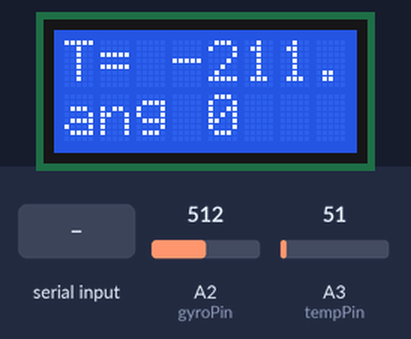
Bench run of a sketch on a simulated Arduino Uno, built with avr-gcc and run on an emulated ATmega328P. Shown: 8×2 character LCD. The inputs (shaded band) are chosen by the test bench; at power-on: A3 (tempPin) = 51, A2 (gyroPin) = 512. What the sketch prints to the serial monitor is not drawn.

Above: at 3.2 s.
3.3 s: "0" received over Serial
At 3.7 s:
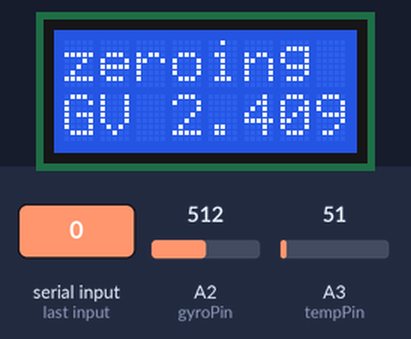
6.3 s: "1" received over Serial
At 7.1 s:
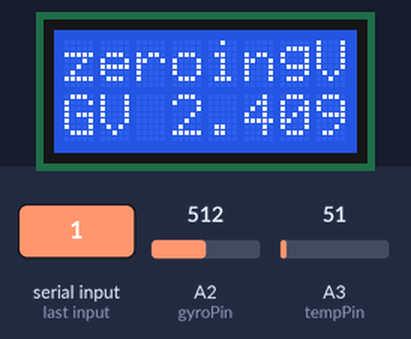
9.3 s: A3 (tempPin) set to 61
At 11.0 s:
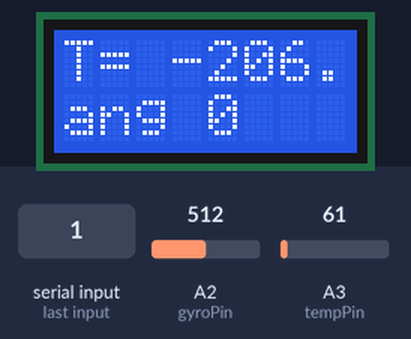
11.8 s: A2 (gyroPin) set to 716
At 13.0 s:
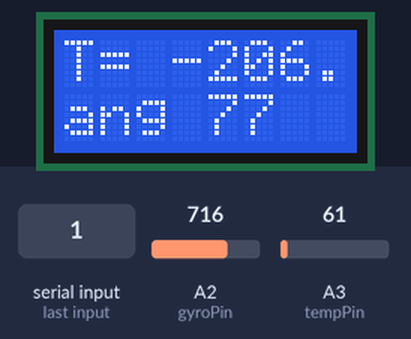
14.8 s: A3 (tempPin) set to 71
At 17.7 s:
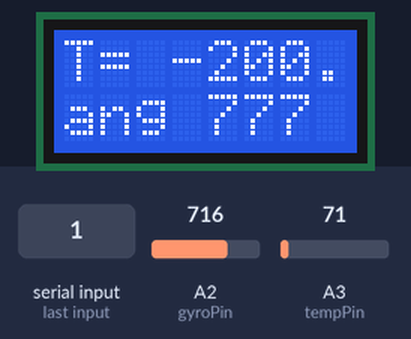
17.8 s: A2 (gyroPin) set to 900
At 19.5 s:
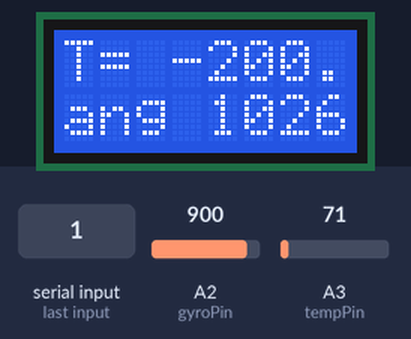
Timing chart, 0 to 21.0 s (numbered marks = the images above; inputs shaded):
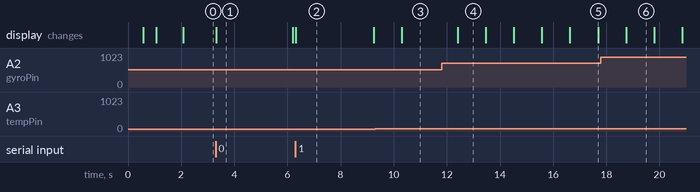

The sketch:

GyroADWa.ino
```cpp
/* integrate gyro ang. velocities over time intervals to get cumulative angle
 * Connect Gyro analog output to some Analog Pin, Temp output pin to another
 *
 * orig sketch by eric barch, ericbarch.com, got from Arduino playground/ Main/ interface w/ hardware
 * 2016-04-30 extensive mod by AM for Anal Device gyro ADW22307; make GyroADWb for experiments
 Uses: LCD display, anal gyro, stabiliz do/while to init,
*/

#define gyroPin A2          // gyro output to analog pin
#define tempPin A3         // temp may be relevant for drift calculation

//  include the library and init for 8x2 LCD
#include <LiquidCrystal.h>
// initialize new object with the Arduino pins it uses
LiquidCrystal lcd(12,11,4,5,6,7);

const float gyroVolt = 4.80;  //Gyro nominally 5V; put in measured val w/ AC or USB power and LCD on board
float gyroZeroVolt = 2.436;   //Gyro nominally outputs input/2 @ rest, but needs re-init. in setup and later
const float gyroSens = .007;  // ADW gyro nominally puts out 7mV/deg/sec; probably less sensitive than this
const float rotatThres = 0.01;   // minimum deg/.01 sec to recalc. angle - helps with gyro/Ardu noise
                    // but if too high, you see no response to slow rotation => integrated angle too small

// global vars used in loop et.al. to measure things

int tempV;  // raw anal read (AR) of tempPin 0-1020
float newTavgV;  // used in MA calc for smoothing
float prevTavgV;  // same

int gyroV;     // raw AR of gyroPin
float newGavgV;  // used in MA calc for smoothing; floats needed for reliable MA calc
float prevGavgV; // same, baseline ~ 495

float gyroRate;  // variously used in calculating angle
float currentAngle;  // holds current angle

float Tvolt;  // volts @ T pin, calc. from MA of T pin AR
float Toffset; // offset from volts @ nominal 25 deg
float calcTdegC; // calculated Temp

void setup()
{

  // initialize serial communication at 9600 bps:
  Serial.begin(9600);
  // set up the LCD's number of columns and rows:
  lcd.begin(8,2);

  delay(500);   // pause to read vals

  prevTavgV = analogRead(tempPin);  // initial value for MA calc in loop
  prevGavgV = analogRead(gyroPin);  // same

  // get resting Zero voltage on G pin, initialize currentAngle to 0
  float delta;
  do     // do this until G pin stable, AR average not changing
  {
    gyroV = analogRead(gyroPin);
    newGavgV = (float)gyroV*0.25 + 0.75*prevGavgV; // updates expon moving avg of gyro raw AR

    lcd.clear();  // clear screen and set cursor to (0,0)
    lcd.print("zeroing");
    lcd.setCursor(0,1);   // second line
    lcd.print("Gpin ");
    lcd.print(newGavgV,1);  // one figure precis. for value ~ 493
    delay (500);
    delta = fabs(newGavgV - prevGavgV);  // float abs value
    prevGavgV = newGavgV;
  } while(delta >= 1.0);  // we want average AR's to be stable, delta < 1 tick, to continue

  gyroZeroVolt = (newGavgV / 1020) * gyroVolt;  // resting zero voltage, float 2.33-2.44
  // = value @ rest, changes after some movement, then drifts slightly
  // so periodic rezeroing of angle and recal. of this rest value is needed.

  currentAngle = 0;  // G pin should be stable and correspond to rest i.e. 0 angle
  lcd.clear();
  lcd.print("move-on");
  delay(1000);
}   // end setup


void loop()
{
  static unsigned int counter = 0; // how many loops; static sets it once on first loop

  tempV = analogRead(tempPin);  // all these int AR values get conv. to float for MA calc
  newTavgV = (float)tempV*0.25+ 0.75*prevTavgV;  // updates expon moving average of Temp pin AR

  gyroV = analogRead(gyroPin);
  newGavgV = (float)gyroV*0.25 + 0.75*prevGavgV;  //updates expon moving average of G pin AR
                            // floats needed to avoid accumulating errors in calc.  but
                            // division very time consuming, ? use mult. instead

  //    check if full V input gives 1023 or what => both are 1019 w/ 4.78 or 4.99 Vcc supply
  //    : put 0 and full V input on the 2 AR pins, record voltage and AR; print
  //  values if different or > 5 sec have passed; uncomment next block to calib like this

//  if (newTavgV != prevTavgV || newGavgV != prevGavgV || counter % 500 == 0)
//    {     //print to Ser Mon if it's on
//    Serial.print("T pin = ");
//    Serial.print(newTavgV);
//    Serial.print(" G pin = ");
//    Serial.println(newGavgV);
//
//    // print to LCD, if it's present
//    lcd.clear();  // first clear screen and set the cursor to (0,0)
//    lcd.print("Tpin");
//    lcd.print(newTavgV);  // the averaged raw AR
//    lcd.setCursor(0,1);   // second line
//    lcd.print("Gpin");
//    lcd.print(newGavgV);
//   } // end print if changed

  // reset gyro vals depending on serial mon input; could call these from switch also
  if (Serial.available() > 0)  // type 0 into Ser. Mon. to recalib. resting gyroZeroVolt
          // & reset currAngle to 0; typing any other char just resets zeroVolt, not angle
  {
    char ch = Serial.read();
    if (ch == '0') reZero();  // reset zeroVoltage and angle
    else reBase();  // non-0 char, just reset the baseline G voltage to resting val.
  }


  /* to calib T: get present AR on T pin and measure T from ext thermom.; assume 9mV change/deg C;
   calc what V. 25 C. would be (25.0-meas T)*0.009; add to meas V; put that # in offset formula
  below; Toffset = present reading's diff. from 25 deg. divide it by .009 & add it to 25 for result
  -- may be simpler way to calibrate T
   */
  Tvolt = ((float)newTavgV / 1020) * gyroVolt;  // calc T voltage (float) from T pin AR; gVolt=Vcc
  // offset from voltage @ nominal 25 deg
  Toffset = Tvolt - 2.366; // 2.472 w/ 4.99 Vcc; was 2.361-6 w/ 4.80 Vcc;
  calcTdegC = (Toffset / 0.009) + 25.0;


  // conv. pin val to volts, calc instant. rotation rate, conv. to angle
  // change in loop's interval, and add to current angle
  gyroRate = (newGavgV / 1020) * gyroVolt; // conv. avg G pin AR (int) to volts (float)

  // calc the voltage offset from sitting still
  gyroRate -= gyroZeroVolt; // offset is prop. to instantaneous rate of rotation
  //  rest voltage varies, so we need occas. to reset w/ '0' command calling reZero() fx

  // divide the offset by the gyro's sensitivity, to conv. to deg./sec, then by
  // ~100 since we have a 10ms loop delay (1000ms/10ms); important to match loop delay here
  gyroRate /= (gyroSens * 98);  // loop time sl. > 10 ms.

  // Ignore the # if angular velocity does not meet threshold
  if (fabs(gyroRate) >= rotatThres)   // abs val of float
  {
    currentAngle += gyroRate;  // add gyroRate to current Angle
  }

  //   //calc to keep angle between 0-359 degrees
  //   if (currentAngle < 0)
  //     currentAngle += 360;
  //   else if (currentAngle > 359)
  //     currentAngle -= 360;

  // print calc T,G values if different or > x sec have passed
  if (counter % 100 == 0)  // (newTavgV != prevTavgV || newGavgV != prevGavgV ||
  {     //print to Ser Mon if it's on

//    Serial.print(Tvolt, 3);  // print w/ 3 digit precis.
//    Serial.println(" Tvolt");  //to calib. T you need to use this

    Serial.print(calcTdegC, 1);  // if calib good, you can calc real T
    Serial.println(" deg C");
//    Serial.print("gyroPinAR/V "); // for debug -- watch actual gyro AR and calc. voltage
//    Serial.print(newGavgV,1);Serial.print(" / "); Serial.println((newGavgV / 1020) * gyroVolt,3);
    Serial.print("gyroZero ");
    Serial.print(gyroZeroVolt,3);  // print w/ 3 digit precis.
    Serial.print("  gyrRate ");
    Serial.println(gyroRate,3); // last value, change to add to currAngl
    Serial.print("Angle = ");
    Serial.println(currentAngle);
    Serial.println();

    // print to LCD, if it's present
    lcd.clear();  // first clear screen and set the cursor to (0,0)
    lcd.print("T= ");
    lcd.print(calcTdegC,1);  // temp in deg, 1 digit precis
    lcd.setCursor(0,1);   // second line
    lcd.print("ang ");
    lcd.print(currentAngle,0);  // 0 precis, makes an int; ? if float is rounded or floor

  } // end print if changed

  prevTavgV = newTavgV;
  prevGavgV = newGavgV;   // updates for MA calc

  counter++;  // augment by 1 each loop
  delay(10);
}   // end loop


void reZero()  // resets 2 global vars: currentAngle to 0, gyroZeroVolt to its resting val
{
  gyroV = analogRead(gyroPin);
  newGavgV = (float)gyroV*0.25 + 0.75*prevGavgV;  //updates expon moving average
  gyroZeroVolt = (newGavgV / 1020) * gyroVolt;  // resting gyro voltage

  Serial.println("\nreZeroed angle and gyro");
  Serial.print("rest volts = ");
  Serial.println(gyroZeroVolt,3); // 3 digit precis.
  Serial.println();

  lcd.clear();  // clear screen and set cursor to (0,0)
  lcd.print("zeroing");
  lcd.setCursor(0,1);   // second line
  lcd.print("GV ");
  lcd.print(gyroZeroVolt,3);  // 3 digit precis.
  currentAngle = 0;  //  zero out angle
  delay (2000);
}

void reBase()  // resets gyroZeroVolt to its resting val, keeps currentAngle
{
  gyroV = analogRead(gyroPin);
  newGavgV = (float)gyroV*0.25 + 0.75*prevGavgV;  //updates expon moving average
  gyroZeroVolt = (newGavgV / 1020) * gyroVolt;  // resting gyro voltage

  Serial.println("\nreZeroed gyro base V");
  Serial.print("rest volts = ");
  Serial.println(gyroZeroVolt,3); // 3 digit precis.
  Serial.println();

  lcd.clear();  // clear screen and set cursor to (0,0)
  lcd.print("zeroingV");
  lcd.setCursor(0,1);   // second line
  lcd.print("GV ");
  lcd.print(gyroZeroVolt,3);  // 3 digit precis.
  delay (2000);
}

/*  auto-reZeroing for base voltage instability
   // compare newGavgV to old avg AR, from N loops ago: if close to it & to gyroZero baseline
   // then you're stopped, so reset the gyroZeroV to current newGavgV -- auto-zeroing
  if(counter % 100 == 0)
    {
      if ( abs(oldGavgV - newGavgV)<=1 && abs(zeroPinV - newGavgV) <= 3 ) // 15 mv
         reBase();   // reset to new zero voltage
      else oldGavgV = newGavgV;
    }
 */
```

Measured:
- after the input at 3.3 s, the display: changes at once (image 1)
- after the input at 6.3 s, the display: changes at once (image 2)
- after the input at 9.3 s, the display: changes after 1.0 s (image 3)
- after the input at 11.8 s, the display: changes after 0.61 s (image 4)
- what the display in image 1 shows lasts 2.9 s, from 3.3 s to 6.2 s
- what the display in image 4 shows lasts 1.1 s, from 12.4 s to 13.5 s
